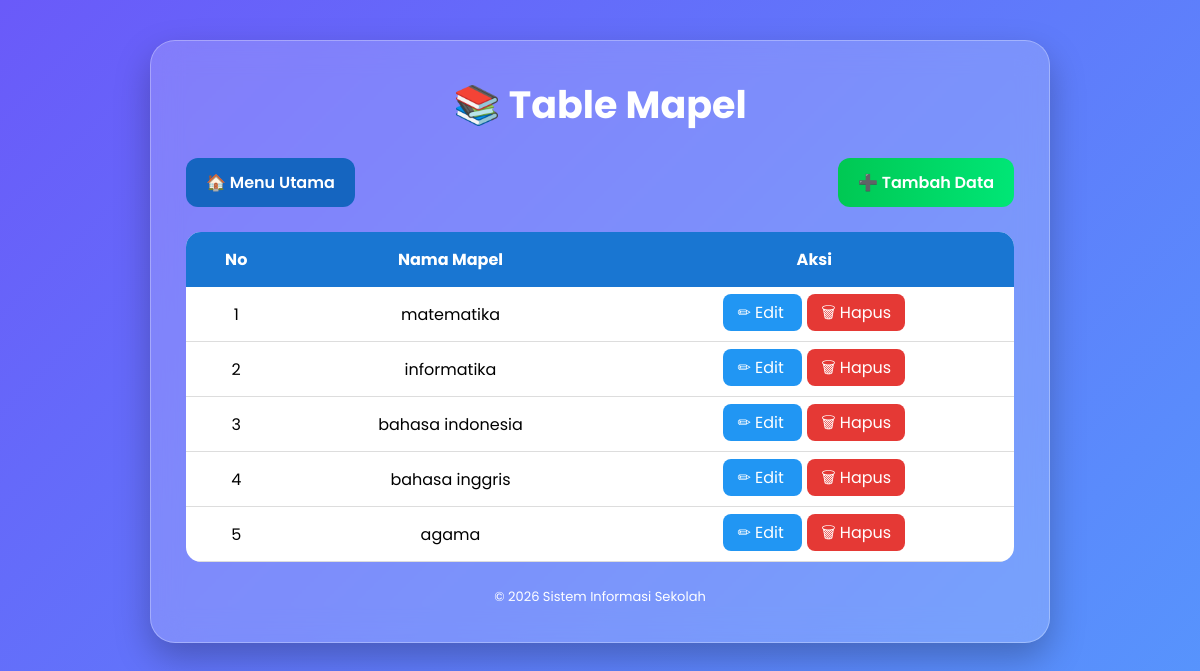
Screenshot of /mapel/index.php (signed in) with the database file from the repository.
### tables this page shows
CREATE TABLE `mapel` (
  `id_mapel` int(11) NOT NULL,
  `mapel` varchar(50) NOT NULL
);

### mapel/index.php (the view, shortened to what this page needs)
<?php
include "koneksi.php";
?>
<!DOCTYPE html>
<html lang="id">
<head>
</head>
<body>
<div class="container">
<h1>📚 Table Mapel</h1>
<div class="menu">
<a href="../index.php" class="btn kembali">
🏠 Menu Utama
</a>
<a href="tambah.php" class="btn tambah">
➕ Tambah Data
</a>
</div>
<table>
<tr>
<th>No</th>
<th>Nama Mapel</th>
<th>Aksi</th>
</tr>
<?php
$query=mysqli_query($koneksi,"SELECT * FROM mapel");
while($data=mysqli_fetch_array($query)){
?>
<tr>
<td>
<?php echo $data['id_mapel']; ?>
</td>
<td>
<?php echo $data['mapel']; ?>
</td>
<td>
<a class="edit" href="edit.php?id_mapel=<?php echo $data['id_mapel']; ?>">
✏ Edit
</a>
<a class="hapus"
href="hapus.php?id_mapel=<?php echo $data['id_mapel']; ?>"
onclick="return confirm('Yakin ingin menghapus data ini?')">
🗑 Hapus
</a>
</td>
</tr>
<?php
}
?>
</table>
<div class="footer">
© 2026 Sistem Informasi Sekolah
</div>
</div>
</body>
</html>

### mapel/index.php (style rules this page uses)
* { margin:0; padding:0; box-sizing:border-box; font-family:'Poppins',sans-serif; }
body { min-height:100vh; background:linear-gradient(-45deg,#007BFF,#00C6FF,#4FACFE,#6A5AF9); background-size:400% 400%; animation:gradient 10s ease infinite; padding:40px; }
.container { max-width:900px; margin:auto; padding:35px; background:rgba(255,255,255,.18); backdrop-filter:blur(15px); border-radius:25px; border:1px solid rgba(255,255,255,.3); box-shadow:0 15px 35px rgba(0,0,0,.25); }
h1 { text-align:center; color:white; font-size:38px; margin-bottom:25px; }
.menu { display:flex; justify-content:space-between; margin-bottom:25px; }
.btn { text-decoration:none; color:white; padding:12px 20px; border-radius:12px; font-weight:600; transition:.3s; }
.tambah { background:linear-gradient(90deg,#00c853,#00e676); }
.kembali { background:#1565c0; }
table { width:100%; border-collapse:collapse; background:white; border-radius:15px; overflow:hidden; }
th { background:#1976d2; color:white; padding:15px; }
td { padding:13px; text-align:center; border-bottom:1px solid #ddd; }
.edit { background:#2196f3; color:white; padding:7px 14px; border-radius:8px; text-decoration:none; margin-right:5px; }
.hapus { background:#e53935; color:white; padding:7px 14px; border-radius:8px; text-decoration:none; }
.footer { text-align:center; color:white; margin-top:25px; font-size:13px; }

### rows the page displays
mapel: id_mapel "1", mapel "matematika"
mapel: id_mapel "2", mapel "informatika"
mapel: id_mapel "3", mapel "bahasa indonesia"
mapel: id_mapel "4", mapel "bahasa inggris"
mapel: id_mapel "5", mapel "agama"
